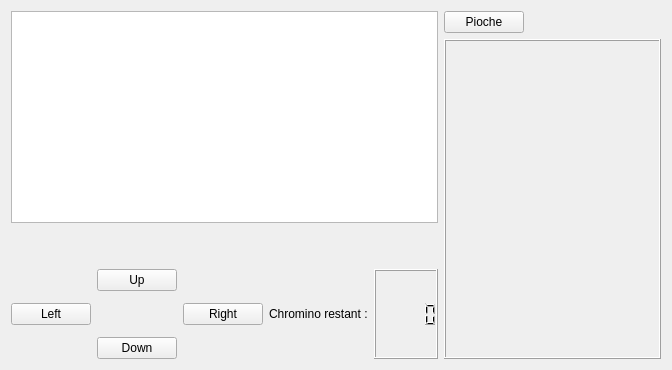
<?xml version="1.0" encoding="UTF-8"?>
<ui version="4.0">
 <class>Game</class>
 <widget class="QWidget" name="Game">
  <property name="enabled">
   <bool>true</bool>
  </property>
  <property name="geometry">
   <rect>
    <x>0</x>
    <y>0</y>
    <width>672</width>
    <height>370</height>
   </rect>
  </property>
  <property name="windowTitle">
   <string>Form</string>
  </property>
  <layout class="QHBoxLayout" name="horizontalLayout_4">
   <item>
    <layout class="QVBoxLayout" name="verticalLayout_2">
     <item>
      <widget class="QGraphicsView" name="graphicsView">
       <property name="enabled">
        <bool>true</bool>
       </property>
       <property name="sizePolicy">
        <sizepolicy hsizetype="Ignored" vsizetype="MinimumExpanding">
         <horstretch>0</horstretch>
         <verstretch>0</verstretch>
        </sizepolicy>
       </property>
      </widget>
     </item>
     <item>
      <spacer name="verticalSpacer_2">
       <property name="orientation">
        <enum>Qt::Vertical</enum>
       </property>
       <property name="sizeType">
        <enum>QSizePolicy::Ignored</enum>
       </property>
       <property name="sizeHint" stdset="0">
        <size>
         <width>20</width>
         <height>40</height>
        </size>
       </property>
      </spacer>
     </item>
     <item>
      <layout class="QHBoxLayout" name="horizontalLayout_3">
       <item>
        <layout class="QHBoxLayout" name="horizontalLayout_2">
         <item>
          <widget class="QPushButton" name="btn_left">
           <property name="text">
            <string>Left</string>
           </property>
          </widget>
         </item>
         <item>
          <layout class="QVBoxLayout" name="verticalLayout">
           <item>
            <widget class="QPushButton" name="btn_up">
             <property name="text">
              <string>Up</string>
             </property>
            </widget>
           </item>
           <item>
            <spacer name="verticalSpacer">
             <property name="orientation">
              <enum>Qt::Vertical</enum>
             </property>
             <property name="sizeType">
              <enum>QSizePolicy::Minimum</enum>
             </property>
             <property name="sizeHint" stdset="0">
              <size>
               <width>20</width>
               <height>40</height>
              </size>
             </property>
            </spacer>
           </item>
           <item>
            <widget class="QPushButton" name="btn_down">
             <property name="text">
              <string>Down</string>
             </property>
            </widget>
           </item>
          </layout>
         </item>
         <item>
          <widget class="QPushButton" name="btn_right">
           <property name="text">
            <string>Right</string>
           </property>
          </widget>
         </item>
        </layout>
       </item>
       <item>
        <layout class="QHBoxLayout" name="horizontalLayout">
         <item>
          <widget class="QLabel" name="label">
           <property name="text">
            <string>Chromino restant :</string>
           </property>
          </widget>
         </item>
         <item>
          <widget class="QLCDNumber" name="chrominoRestant">
           <property name="enabled">
            <bool>true</bool>
           </property>
           <property name="font">
            <font>
             <family>MS Shell Dlg 2</family>
             <pointsize>8</pointsize>
            </font>
           </property>
          </widget>
         </item>
        </layout>
       </item>
      </layout>
     </item>
    </layout>
   </item>
   <item>
    <layout class="QVBoxLayout" name="verticalLayout_4">
     <item>
      <layout class="QGridLayout" name="gridLayout" rowstretch="0" rowminimumheight="0">
       <property name="bottomMargin">
        <number>0</number>
       </property>
      </layout>
     </item>
     <item>
      <layout class="QVBoxLayout" name="verticalLayout_3">
       <item>
        <widget class="QPushButton" name="pushButton">
         <property name="sizePolicy">
          <sizepolicy hsizetype="Fixed" vsizetype="Fixed">
           <horstretch>0</horstretch>
           <verstretch>0</verstretch>
          </sizepolicy>
         </property>
         <property name="minimumSize">
          <size>
           <width>0</width>
           <height>0</height>
          </size>
         </property>
         <property name="text">
          <string>Pioche</string>
         </property>
         <property name="iconSize">
          <size>
           <width>80</width>
           <height>80</height>
          </size>
         </property>
         <property name="checkable">
          <bool>false</bool>
         </property>
         <property name="autoDefault">
          <bool>true</bool>
         </property>
         <property name="default">
          <bool>false</bool>
         </property>
         <property name="flat">
          <bool>false</bool>
         </property>
        </widget>
       </item>
       <item>
        <widget class="QFrame" name="message_joueur">
         <property name="enabled">
          <bool>true</bool>
         </property>
         <property name="sizePolicy">
          <sizepolicy hsizetype="Expanding" vsizetype="Minimum">
           <horstretch>0</horstretch>
           <verstretch>0</verstretch>
          </sizepolicy>
         </property>
         <property name="minimumSize">
          <size>
           <width>0</width>
           <height>0</height>
          </size>
         </property>
         <property name="autoFillBackground">
          <bool>true</bool>
         </property>
         <property name="frameShape">
          <enum>QFrame::Box</enum>
         </property>
         <property name="frameShadow">
          <enum>QFrame::Raised</enum>
         </property>
        </widget>
       </item>
      </layout>
     </item>
    </layout>
   </item>
  </layout>
 </widget>
 <resources/>
 <connections/>
</ui>
